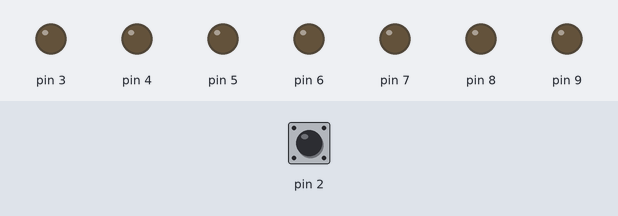
Simulated run of this sketch. Board: Arduino Uno, built with avr-gcc and run on an emulated ATmega328P. Parts: output pins drawn as LEDs (lit = HIGH). Inputs (shaded band) come from the test bench; at power-on: pin 2 LOW. Random numbers use the default seed unless the sketch sets one; what the sketch prints to the serial monitor is not drawn.

Above: at 1.2 s.
1.3 s: pin 2 driven HIGH
3.1 s: pin 2 driven LOW
At 4.3 s:
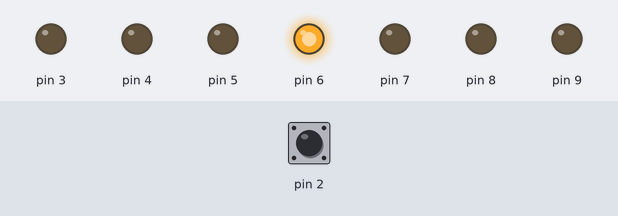
4.6 s: pin 2 pulsed HIGH 5 times (0.12 s each, 0.3 s apart)
At 5.2 s:
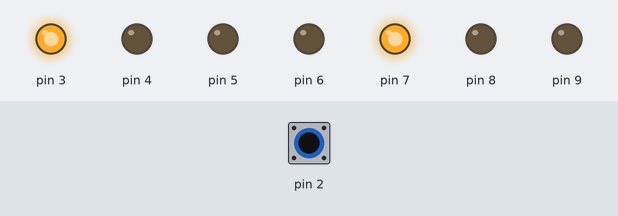
7.6 s: pin 2 pulsed HIGH 2 times (0.12 s each, 0.3 s apart)
At 7.87 s:
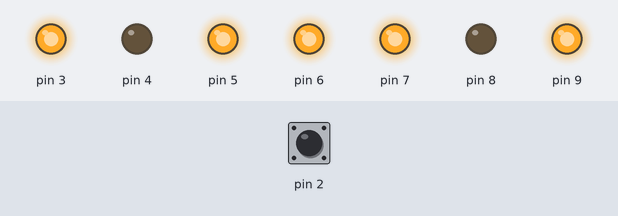
Timing chart, 0 to 10.6 s (numbered marks = the images above; inputs shaded):
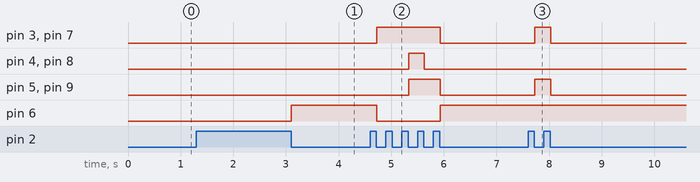

The sketch:

Dakota_Rocky.ino
```cpp
int switchState = 0;
int dice = 0;
void setup() {
  // put your setup code here, to run once:
Serial.begin(9600);
pinMode(2, INPUT);
pinMode(3, OUTPUT);
pinMode(4, OUTPUT);
pinMode(5, OUTPUT);
pinMode(6, OUTPUT);
pinMode(7, OUTPUT);
pinMode(8, OUTPUT);
pinMode(9, OUTPUT);
}

void loop() {
  // put your main code here, to run repeatedly:
switchState = digitalRead(2);
if(switchState == HIGH){
dice = random(1,7);
Serial.print(", dice: ");
Serial.print(dice);

}else if(dice == 1){
  digitalWrite(6, HIGH);
  digitalWrite(3, LOW);
  digitalWrite(4, LOW);
  digitalWrite(5, LOW);
  digitalWrite(7, LOW);
  digitalWrite(8, LOW);
  digitalWrite(9, LOW);
}else if(dice == 2){
  digitalWrite(3, HIGH);
  digitalWrite(4, LOW);
  digitalWrite(5, LOW);
  digitalWrite(6, LOW);
  digitalWrite(7, HIGH);
  digitalWrite(8, LOW);
  digitalWrite(9, LOW);
}else if(dice == 3){
  digitalWrite(3, LOW);
  digitalWrite(4, LOW);
  digitalWrite(5, HIGH);
  digitalWrite(6, HIGH);
  digitalWrite(7, LOW);
  digitalWrite(8, LOW);
  digitalWrite(9, HIGH);
}else if(dice == 4){
  digitalWrite(3, HIGH);
  digitalWrite(4, LOW);
  digitalWrite(5, HIGH);
  digitalWrite(6, LOW);
  digitalWrite(7, HIGH);
  digitalWrite(8, LOW);
  digitalWrite(9, HIGH);
}else if(dice == 5){
  digitalWrite(3, HIGH);
  digitalWrite(4, LOW);
  digitalWrite(5, HIGH);
  digitalWrite(6, HIGH);
  digitalWrite(7, HIGH);
  digitalWrite(8, LOW);
  digitalWrite(9, HIGH);
}else if(dice == 6){
  digitalWrite(3, HIGH);
  digitalWrite(4, HIGH);
  digitalWrite(5, HIGH);
  digitalWrite(6, LOW);
  digitalWrite(7, HIGH);
  digitalWrite(8, HIGH);
  digitalWrite(9, HIGH);
}else if(switchState == LOW){
  digitalWrite(3, LOW);
  digitalWrite(4, LOW);
  digitalWrite(5, LOW);
  digitalWrite(6, LOW);
  digitalWrite(7, LOW);
  digitalWrite(8, LOW);
  digitalWrite(9, LOW);
}
}
```

Measured:
- after the input at 1.3 s, every drawn part: stays the same
- after the input at 3.1 s, pin 6: LOW → HIGH at once
- after the input at 4.6 s, pin 3, pin 7: LOW → HIGH after 0.13 s, → LOW 1.2 s later; pin 4, pin 8: LOW → HIGH after 0.73 s, → LOW 0.30 s later; pin 5, pin 9: LOW → HIGH after 0.73 s, → LOW 0.60 s later; pin 6: HIGH → LOW after 0.13 s, → HIGH 1.2 s later
- after the input at 7.6 s, pin 3, pin 5, pin 7, pin 9: LOW → HIGH after 0.13 s, → LOW 0.30 s later
